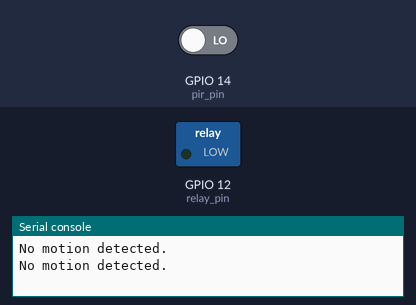
Recording of a program running on a simulated ESP32 board running MicroPython. On the bench: switched loads named in the program (green lamp = pin HIGH), the last lines printed to the serial console. Inputs (shaded band) come from the test bench; at power-on: GPIO 14 (pir_pin) LOW.

Above: at 1.2 s.
1.3 s: GPIO 14 (pir_pin) driven HIGH
At 2.4 s:
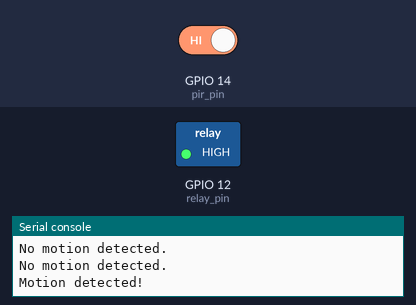
5.4 s: GPIO 14 (pir_pin) driven LOW
At 7.4 s:
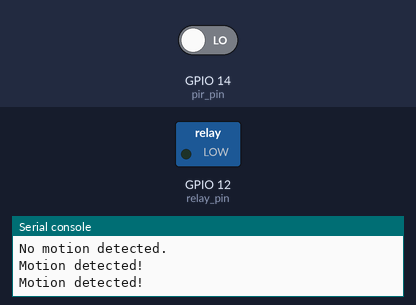
Timing chart, 0 to 8.9 s (numbered marks = the images above; inputs shaded):
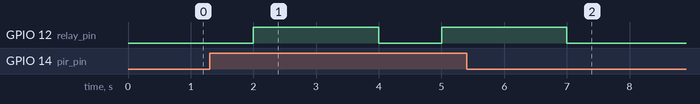

Measured:
- after the input at 1.3 s, GPIO 12 (relay_pin): LOW → HIGH after 0.70 s, → LOW 2.0 s later, → HIGH 1.0 s later
- after the input at 5.4 s, GPIO 12 (relay_pin): goes on until 7.0 s, then stays LOW

The program:

main.py
```python
import machine
import time

# Define GPIO pin for PIR sensor and relay control pin
pir_pin = machine.Pin(14, machine.Pin.IN)  # Replace with the appropriate pin number
relay_pin = machine.Pin(12, machine.Pin.OUT)  # Replace with the appropriate pin number

# Initialize the relay
relay = machine.Pin(relay_pin, machine.Pin.OUT)
relay.off()  # Make sure the solenoid is initially off

while True:
    if pir_pin.value():
        print("Motion detected!")
        relay.on()  # Turn on the relay to activate the solenoid
        time.sleep(2)  # Keep the solenoid on for 2 seconds (adjust as needed)
        relay.off()  # Turn off the relay to deactivate the solenoid
    else:
        print("No motion detected.")
    time.sleep(1)  # Delay to reduce sensor reading frequency (adjust as needed)
```
